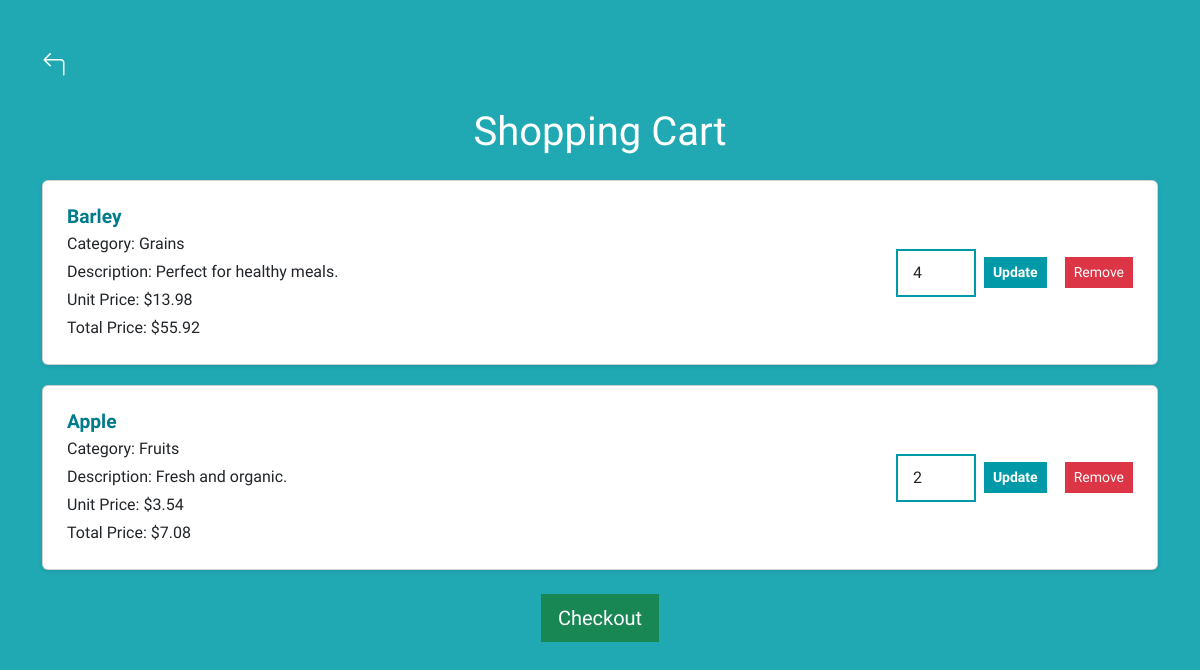
Before: /cart (signed in) with the older database file.
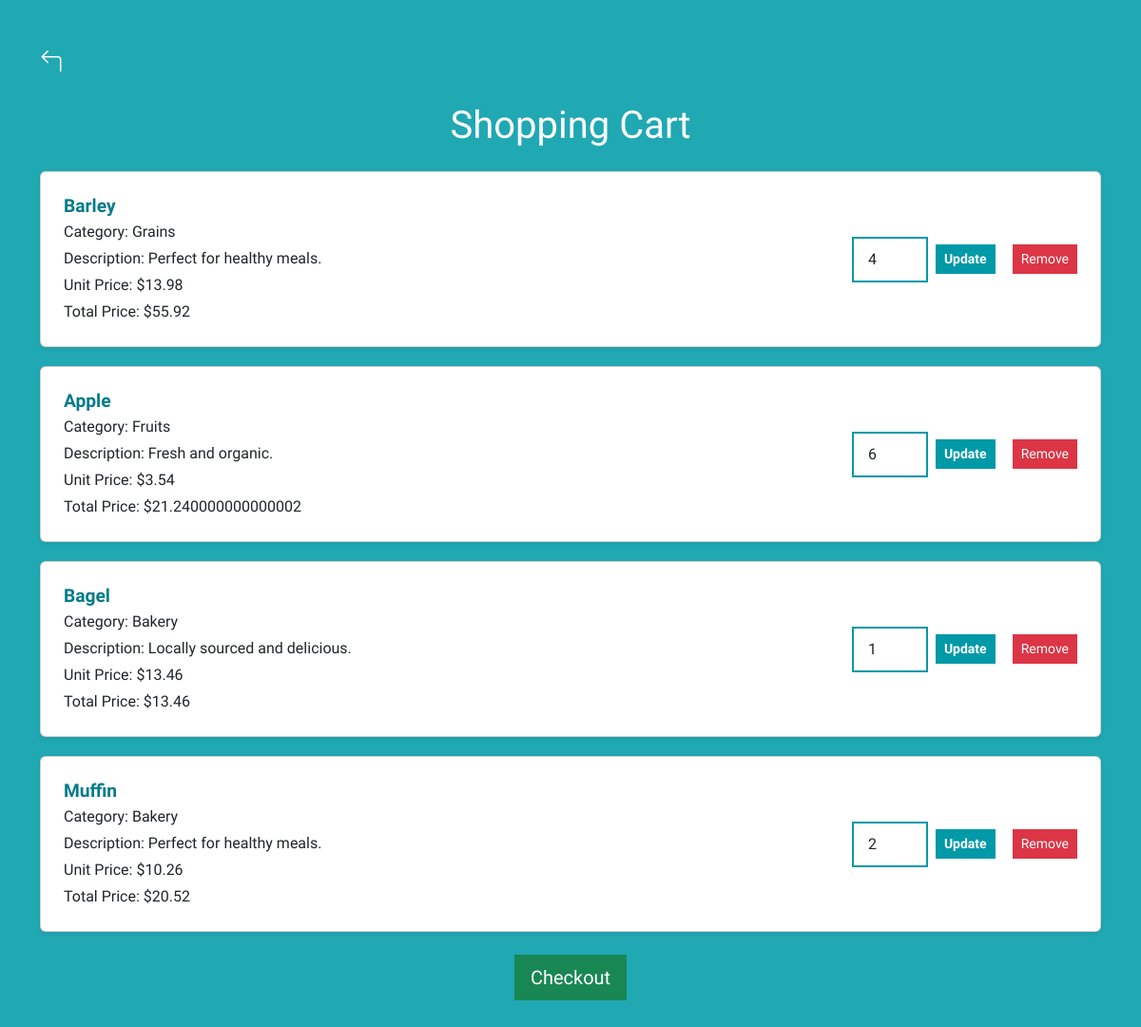
After: the same page with the newer database file.
### models.py (models this page shows)
class CartItem(db.Model):
    __tablename__ = 'cart_items'
    id = db.Column(db.Integer, primary_key=True)
    user_id = db.Column(db.Integer, db.ForeignKey('users.user_id'), nullable=False)
    grocery_item_id = db.Column(db.Integer, db.ForeignKey('grocery_items.item_id'), nullable=False)
    quantity = db.Column(db.Integer, nullable=False)
    grocery_item = db.relationship('GroceryItem', backref='cart_items')

class GroceryItem(db.Model):
    __tablename__ = 'grocery_items'
    item_id = db.Column(db.Integer, primary_key=True)
    name = db.Column(db.String(255), nullable=False)
    category = db.Column(db.String(255), nullable=False)
    price = db.Column(db.Float, nullable=False)
    quantity = db.Column(db.Integer, nullable=False)
    image_url = db.Column(db.String(255), nullable=True)  # Optional field for image URL or path
    description = db.Column(db.String(500), nullable=True)  # Optional short description

### routes.py (the view)
    @app.route('/cart')
    def cart():
        if 'user_id' not in session:
            return redirect(url_for('login'))  # Redirect to login if not logged in
        cart_items = CartItem.query.filter_by(user_id=session['user_id']).all()
        return render_template('cart.html', cart_items=cart_items)

### templates/cart.html (shortened to what this page needs)
<!DOCTYPE html>
<html lang="en">
<head>
    <link rel="stylesheet" href="https://cdnjs.cloudflare.com/ajax/libs/bootstrap-icons/1.10.5/font/bootstrap-icons.min.css">
    <link href="https://cdn.jsdelivr.net/npm/bootstrap@5.3.3/dist/css/bootstrap.min.css" rel="stylesheet">
    <link rel="stylesheet" href="{{ url_for('static', filename='css/style.css') }}">
</head>
<body class="bg-change">
    <div class="container py-5">
        <div class="d-flex justify-content-start mb-4">
            <a href="{{ url_for('grocery_list') }}" class="back-icon">
                <i class="bi bi-arrow-90deg-left"></i>
            </a>
        </div>
        <h1 class="text-center text-primary mb-4">Shopping Cart</h1>
        {% if cart_items %}
            <div class="cart-items">
                {% for cart_item in cart_items %}
                    <div class="card shadow-sm cart-item">
                        <div class="card-body">
                            <div class="cart-item-details">
                                <h5 class="card-title mb-1">{{ cart_item.grocery_item.name }}</h5>
                                <p class="mb-1"><strong>Category:</strong> {{ cart_item.grocery_item.category }}</p>
                                <p class="mb-1"><strong>Description:</strong> {{ cart_item.grocery_item.description }}</p>
                                <p class="mb-1"><strong>Unit Price:</strong> ${{ cart_item.grocery_item.price }}</p>
                                <p class="mb-0"><strong>Total Price:</strong> ${{ cart_item.grocery_item.price * cart_item.quantity }}</p>
                            </div>
                            <div class="cart-item-actions">
                                <form action="{{ url_for('update_cart', cart_item_id=cart_item.id) }}" method="POST" class="update-quantity-form d-flex align-items-center">
                                    <input type="number" name="quantity" value="{{ cart_item.quantity }}" min="1" max="{{ cart_item.grocery_item.quantity }}" class="form-control me-2">
                                    <button type="submit" class="btn btn-primary btn-sm">Update</button>
                                </form>
                                <form action="{{ url_for('remove_from_cart', cart_item_id=cart_item.id) }}" method="POST">
                                    <button type="submit" class="btn btn-danger btn-sm ms-2">Remove</button>
                                </form>
                            </div>
                        </div>
                    </div>
                {% endfor %}
            </div>
            <div class="text-center mt-4">
                <form action="{{ url_for('checkout') }}" method="POST">
                    <button type="submit" class="btn btn-success btn-lg">Checkout</button>
                </form>
            </div>
        {% else %}
            <div class="alert alert-info text-center">Your cart is empty. Start adding items!</div>
        {% endif %}
    </div>
</body>
</html>

### static/css/style.css (style rules this page uses)
body { font-family: Arial, sans-serif; margin: 0; background-color: #f7f7f7; }
h1 { color: #333; }
a { display: inline-block; text-decoration: none; color: #0099A8; }
input { padding: 8px; width: calc(100% - 120px); }
button { padding: 10px 20px; background-color: #28a745; color: #fff; border: none; cursor: pointer; }
body { font-family: "Comfortaa", sans-serif; font-optical-sizing: auto; font-weight: 300; font-style: normal; color: #0099A8; background-color: #ffffff; margin: 0; }
.btn-primary { background-color: #0099A8; border-color: #0099A8; font-weight: 600; }
.form-control { border: 2px solid #0099A8; border-radius: 0px; padding: 10px 15px; font-size: 1rem; }
.form-control::placeholder { color: #0099A8; opacity: 1; }
.bg-change { background-color: #20A8B3; }
.back-icon { font-size: 1.5rem; color: #FFF; cursor: pointer; text-decoration: none; }
.bg-change h1.text-primary { color: #FFF !important; }
.btn { border-radius: 0; }
.card { margin-bottom: 20px; }
.cart-item { margin-bottom: 20px; }
.cart-item .card-body { display: flex; justify-content: space-between; align-items: center; }
.cart-item-details { flex: 1; }
.cart-item-actions { display: flex; align-items: center; }
.cart-item-actions form { margin-left: 10px; }
.update-quantity-form input { width: 80px; }
.card-body { padding: 1.5rem; }
.card-title { font-size: 1.2rem; font-weight: bold; color: #007b8a !important; }

Changed rows visible on the page:
changed CartItem "Apple": cart_item.grocery_item.price*cart_item.quantity "7.08" → "21.240000000000002"; quantity "2" → "6"
added CartItem: grocery_item.name "Bagel", grocery_item.category "Bakery", grocery_item.description "Locally sourced and delicious.", grocery_item.price "13.46", cart_item.grocery_item.price*cart_item.quantity "13.46", quantity "1"
added CartItem: grocery_item.name "Muffin", grocery_item.category "Bakery", grocery_item.description "Perfect for healthy meals.", grocery_item.price "10.26", cart_item.grocery_item.price*cart_item.quantity "20.52", quantity "2"
